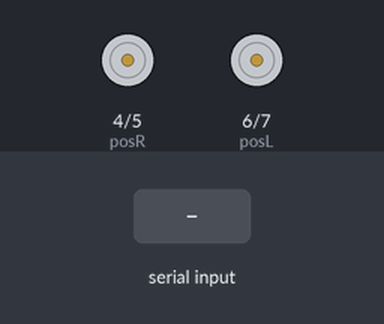
The sketch below on a simulated Arduino Uno, built with avr-gcc and run on an emulated ATmega328P. On the bench: motor-driver pin pairs drawn as motors (green arrow = first pin HIGH = forward, orange = second pin HIGH = backward, longer = more drive, scaled by the enable pin). The test bench sets the inputs (shaded band).

Above: at 1.2 s.
1.3 s: "F" received over Serial
At 2.5 s:
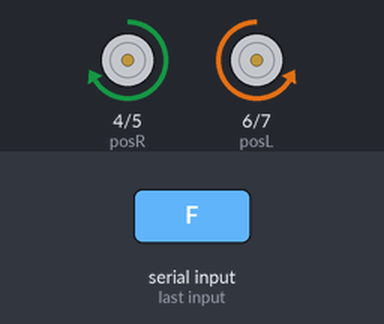
2.8 s: "B" received over Serial
At 3.9 s:
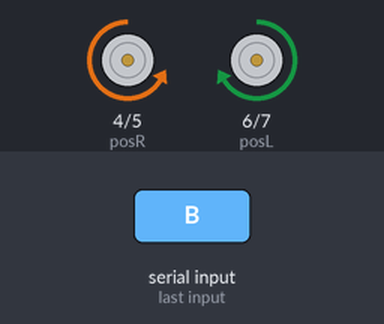
4.3 s: "R" received over Serial
At 5.0 s:
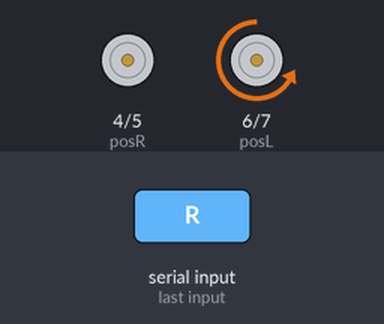
5.8 s: "L" received over Serial
At 6.2 s:
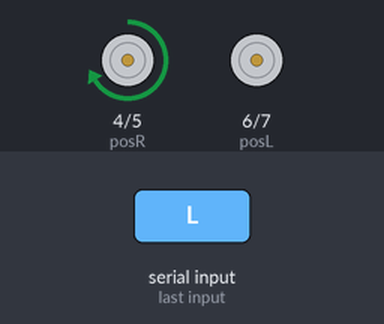
7.3 s: "f" received over Serial
At 8.5 s:
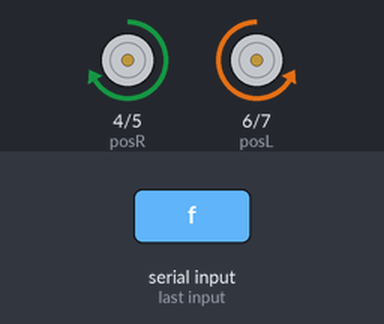
8.8 s: "b" received over Serial
At 9.6 s:
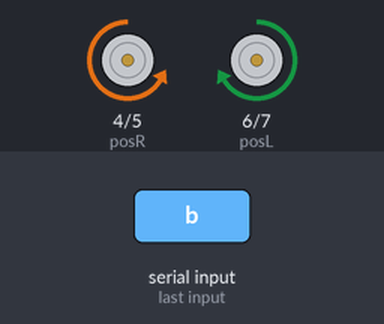
Timing chart, 0 to 11.3 s (numbered marks = the images above; inputs shaded):
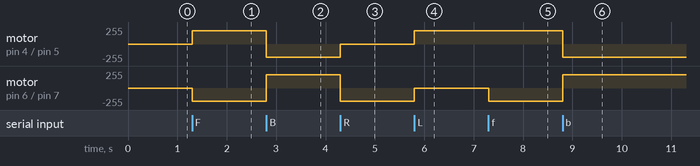

The sketch:

ch12_5_DC_motor_Self-propelled_car.ino
```cpp
const int posR=4;
const int negR=5;
const int posL=6;
const int negL=7;
const int pwmR=9;
const int pwmL=10;
const int Rspeed=200;
const int Lspeed=200;
char key;
void setup()
{
  Serial.begin(9600);
  pinMode(posR,OUTPUT);
  pinMode(negR,OUTPUT);
  pinMode(posL,OUTPUT);
  pinMode(negL,OUTPUT);
}
void loop()
{
  if(Serial.available())
     key=Serial.read();
  if(key=='S' || key=='s')
     pause(0,0);
  else if(key=='F' || key=='f')
     forward(Rspeed,Lspeed);
  else if(key=='B' || key=='b')
     back(Rspeed,Lspeed);
  else if(key=='R' || key=='r')
     right(Rspeed,Lspeed);
  else if(key=='L' || key=='l')
     left(Rspeed,Lspeed);
}
void pause(byte RmotorSpeed, byte LmotorSpeed)
{
    analogWrite(pwmR,RmotorSpeed);
    analogWrite(pwmL,LmotorSpeed);
    digitalWrite(posR,LOW);
    digitalWrite(negR,LOW);
    digitalWrite(posL,LOW);
    digitalWrite(negL,LOW);
}
void forward(byte RmotorSpeed, byte LmotorSpeed)
{
    analogWrite(pwmR,RmotorSpeed);
    analogWrite(pwmL,LmotorSpeed);
    digitalWrite(posR,HIGH);
    digitalWrite(negR,LOW);
    digitalWrite(posL,LOW);
    digitalWrite(negL,HIGH);
}
void back(byte RmotorSpeed, byte LmotorSpeed)
{
    analogWrite(pwmR,RmotorSpeed);
    analogWrite(pwmL,LmotorSpeed);
    digitalWrite(posR,LOW);
    digitalWrite(negR,HIGH);
    digitalWrite(posL,HIGH);
    digitalWrite(negL,LOW);
}
void right(byte RmotorSpeed, byte LmotorSpeed)
{
    analogWrite(pwmR,RmotorSpeed);
    analogWrite(pwmL,LmotorSpeed);
    digitalWrite(posR,LOW);
    digitalWrite(negR,LOW);
    digitalWrite(posL,LOW);
    digitalWrite(negL,HIGH);
}
void left(byte RmotorSpeed, byte LmotorSpeed)
{
    analogWrite(pwmR,RmotorSpeed);
    analogWrite(pwmL,LmotorSpeed);
    digitalWrite(posR,HIGH);
    digitalWrite(negR,LOW);
    digitalWrite(posL,LOW);
    digitalWrite(negL,LOW);
}
```

Measured:
- after the input at 1.3 s, motor on pin 4 (posR) / pin 5 (negR): stopped → forward 200/255 at once; motor on pin 6 (posL) / pin 7 (negL): stopped → backward 200/255 at once
- after the input at 2.8 s, motor on pin 4 (posR) / pin 5 (negR): forward 200/255 → backward 200/255 at once; motor on pin 6 (posL) / pin 7 (negL): backward 200/255 → forward 200/255 at once
- after the input at 4.3 s, motor on pin 4 (posR) / pin 5 (negR): backward 200/255 → stopped at once; motor on pin 6 (posL) / pin 7 (negL): forward 200/255 → backward 200/255 at once
- after the input at 5.8 s, motor on pin 4 (posR) / pin 5 (negR): stopped → forward 200/255 at once; motor on pin 6 (posL) / pin 7 (negL): backward 200/255 → stopped at once
- after the input at 7.3 s, motor on pin 6 (posL) / pin 7 (negL): stopped → backward 200/255 at once
- after the input at 8.8 s, motor on pin 4 (posR) / pin 5 (negR): forward 200/255 → backward 200/255 at once; motor on pin 6 (posL) / pin 7 (negL): backward 200/255 → forward 200/255 at once
